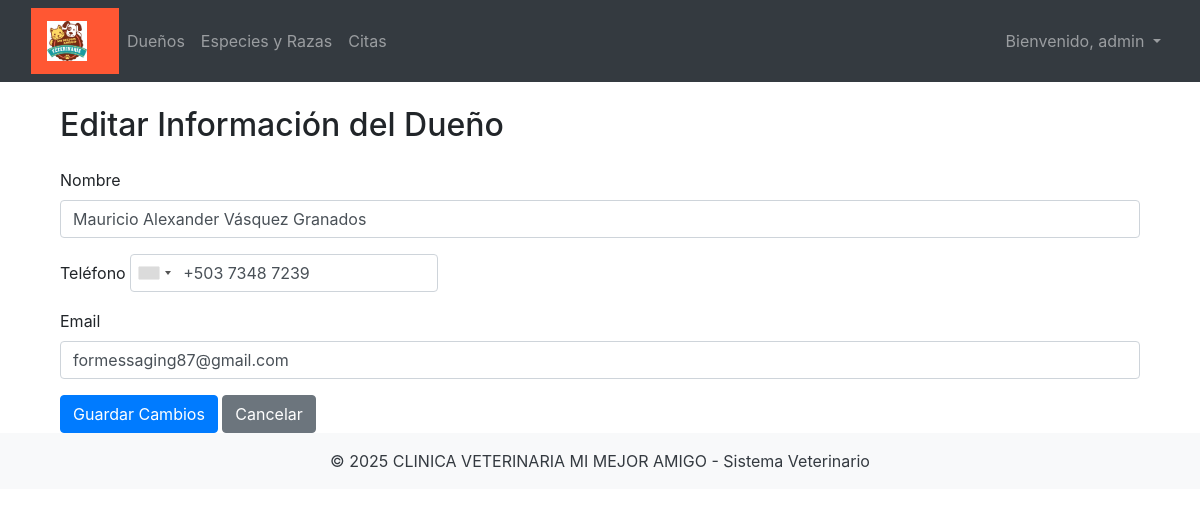
The app's page /owner/edit/1 (signed in) with its own data.
### app/models/config.py (models this page shows)
class ClinicConfig(db.Model):
    __tablename__ = 'clinic_config'
    id = db.Column(db.Integer, primary_key=True)
    clinic_name = db.Column(db.String(100), nullable=False)
    logo_url = db.Column(db.String(255), nullable=True)
    primary_color = db.Column(db.String(7), nullable=True)
    secondary_color = db.Column(db.String(7), nullable=True)
    welcome_message = db.Column(db.String(255), nullable=True)

### app/models/user.py (models this page shows, shortened)
class User(UserMixin, db.Model):
    id = db.Column(db.Integer, primary_key=True)
    username = db.Column(db.String(64), unique=True, nullable=False)
    email = db.Column(db.String(120), unique=True, nullable=False)
    password_hash = db.Column(db.String(128), nullable=False)
    role = db.Column(db.String(20), nullable=False, default='asistente')  # Por defecto, rol "asistente"

### app/models/owner.py (models this page shows, shortened)
class Owner(db.Model):
    id = db.Column(db.Integer, primary_key=True)
    name = db.Column(db.String(100), nullable=False)
    phone = db.Column(db.String(20), nullable=False)
    email = db.Column(db.String(100), nullable=True)
    pets = db.relationship('Pet', backref='owner', lazy=True)

### app/routes.py (the view)
@main.route('/owner/edit/<int:id>', methods=['GET', 'POST'])
@login_required
def edit_owner(id):
    owner = Owner.query.get_or_404(id)
    form = OwnerForm(obj=owner)
    if form.validate_on_submit():
        form.populate_obj(owner)
        db.session.commit()
        flash('Dueño actualizado correctamente.', 'success')
        return redirect(url_for('main.list_owners'))
    return render_template('edit_owner.html', form=form, owner=owner, title="Editar Dueño")

### app/forms.py
class OwnerForm(FlaskForm):
    name = StringField('Nombre', validators=[DataRequired(), Length(max=100)])
    phone = StringField('Teléfono', validators=[DataRequired(), validate_phone_by_country])
    email = StringField('Email', validators=[Optional(), Email(), Length(max=100)])
    submit = SubmitField('Guardar')

### app/__init__.py (called while the page is built)
@login_manager.user_loader
def load_user(user_id):
    from app.models.user import User
    return User.query.get(int(user_id))

def create_app():
    app = Flask(__name__)
    app.config.from_object('config.Config')
    db.init_app(app)
    login_manager.init_app(app)
    mail.init_app(app)
    migrate.init_app(app, db)
    from app.models.config import ClinicConfig
    from app.routes import main
    app.register_blueprint(main)
    from app.auth.routes import auth
    app.register_blueprint(auth, url_prefix='/auth')
    @app.context_processor
    def inject_clinic_config():
        config = ClinicConfig.query.first()
        return dict(config=config)
    return app

### app/templates/edit_owner.html (shortened to what this page needs)
{% extends "base.html" %}
{% block content %}
<div class="container">
    <h2 class="my-4">Editar Información del Dueño</h2>
    <form method="POST" class="needs-validation" novalidate>
        <div class="mb-3">
            {{ form.name.label(class="form-label") }}
            {{ form.name(class="form-control", placeholder="Nombre del dueño", required=True) }}
        </div>
        <div class="mb-3">
            {{ form.phone.label(class="form-label") }}
            {{ form.phone(class="form-control", placeholder="Teléfono", required=True) }}
        </div>
        <div class="mb-3">
            {{ form.email.label(class="form-label") }}
            {{ form.email(class="form-control", placeholder="Correo electrónico") }}
        </div>
        <button type="submit" class="btn btn-primary">Guardar Cambios</button>
        <a href="{{ url_for('main.list_owners') }}" class="btn btn-secondary">Cancelar</a>
    </form>
</div>
{% endblock %}

### app/templates/base.html (shortened to what this page needs)
<!DOCTYPE html>
<html lang="es">
<head>
  <link rel="stylesheet" href="{{ url_for('static', filename='css/bootstrap.min.css') }}">
  <link rel="stylesheet" href="{{ url_for('static', filename='css/intlTelInput.min.css') }}">
</head>
<body>
<nav class="navbar navbar-expand-lg navbar-dark bg-dark">
	<div class="container-fluid">
    <nav class="navbar" style="background-color: {{ config.primary_color }};">
		<a class="navbar-brand" href="/">
			<img src="{{ config.logo_url }}" alt="Logo" height="40">
		</a>
	</nav>
    <div class="collapse navbar-collapse justify-content-between" id="navbarNav">
      <ul class="navbar-nav">
        <li class="nav-item">
          <a class="nav-link" href="{{ url_for('main.list_owners') }}">Dueños</a>
        </li>
        <li class="nav-item">
          <a class="nav-link" href="{{ url_for('main.list_species') }}">Especies y Razas</a>
        </li>
        <li class="nav-item">
          <a class="nav-link" href="{{ url_for('main.appointments') }}">Citas</a>
        </li>
      </ul>
      <ul class="navbar-nav">
        {% if current_user.is_authenticated %}
        <li class="nav-item dropdown">
          <a class="nav-link dropdown-toggle" href="#" id="userDropdown" role="button" data-bs-toggle="dropdown"
            aria-expanded="false">
            Bienvenido, {{ current_user.username }}
          </a>
        </li>
        {% else %}
        <li class="nav-item">
          <a class="nav-link" href="{{ url_for('auth.login') }}">Iniciar Sesión</a>
        </li>
        {% endif %}
      </ul>
    </div>
  </div>
</nav>
  <div class="container mt-4 flex-grow-1">
    {% block content %}{% endblock %}
  </div>
  <footer class="bg-light text-center text-dark py-3">
    <p class="mb-0">© 2025 {{ config.clinic_name }} - Sistema Veterinario</p>
  </footer>
</body>
</html>

### records on screen
ClinicConfig: logo_url (picture), clinic_name "CLINICA VETERINARIA MI MEJOR AMIGO"
User: username "admin"
Owner: name "Mauricio Alexander Vásquez Granados", phone "+503 7348 7239", email "formessaging87@gmail.com"
